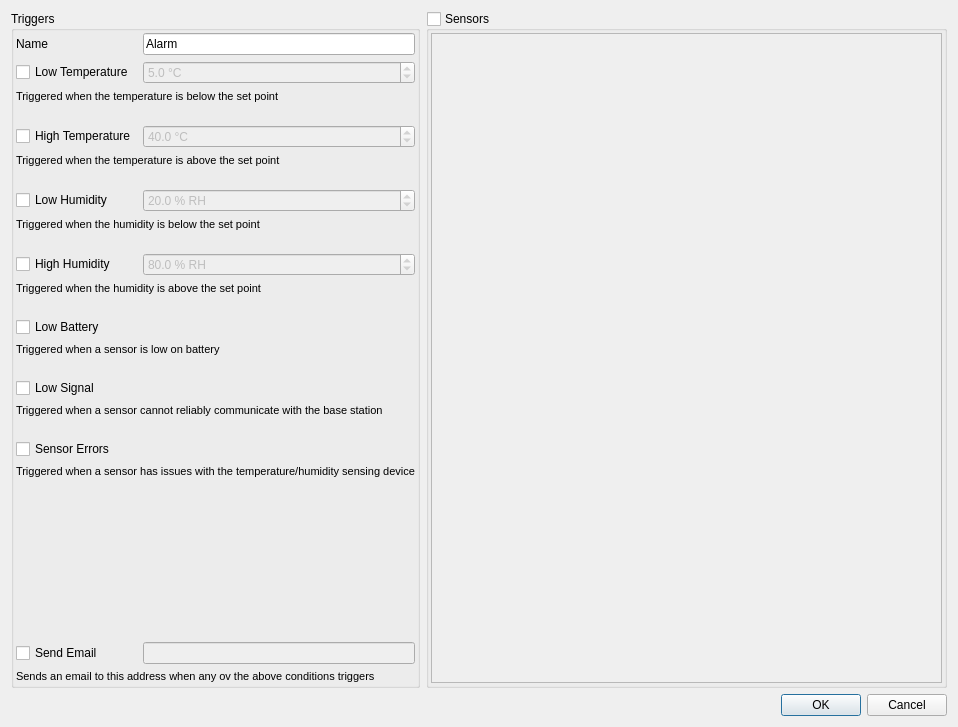
<?xml version="1.0" encoding="UTF-8"?>
<ui version="4.0">
 <class>NewAlarmDialog</class>
 <widget class="QDialog" name="NewAlarmDialog">
  <property name="geometry">
   <rect>
    <x>0</x>
    <y>0</y>
    <width>958</width>
    <height>727</height>
   </rect>
  </property>
  <property name="windowTitle">
   <string>New Alarm</string>
  </property>
  <layout class="QVBoxLayout" name="verticalLayout">
   <item>
    <widget class="QWidget" name="widget_3" native="true">
     <layout class="QHBoxLayout" name="horizontalLayout" stretch="0,100">
      <property name="leftMargin">
       <number>0</number>
      </property>
      <property name="topMargin">
       <number>0</number>
      </property>
      <property name="rightMargin">
       <number>0</number>
      </property>
      <property name="bottomMargin">
       <number>0</number>
      </property>
      <item>
       <widget class="QGroupBox" name="groupBox">
        <property name="title">
         <string>Triggers</string>
        </property>
        <layout class="QGridLayout" name="gridLayout">
         <property name="leftMargin">
          <number>2</number>
         </property>
         <property name="topMargin">
          <number>2</number>
         </property>
         <property name="rightMargin">
          <number>2</number>
         </property>
         <property name="bottomMargin">
          <number>2</number>
         </property>
         <item row="13" column="0">
          <widget class="QCheckBox" name="lowBatteryWatch">
           <property name="text">
            <string>Low Battery</string>
           </property>
           <property name="icon">
            <iconset resource="../res/res.qrc">
             <normaloff>:/icons/ui/battery-0.png</normaloff>:/icons/ui/battery-0.png</iconset>
           </property>
          </widget>
         </item>
         <item row="19" column="0">
          <widget class="QCheckBox" name="sensorErrorsWatch">
           <property name="text">
            <string>Sensor Errors</string>
           </property>
           <property name="icon">
            <iconset resource="../res/res.qrc">
             <normaloff>:/icons/ui/sensor-error.png</normaloff>:/icons/ui/sensor-error.png</iconset>
           </property>
          </widget>
         </item>
         <item row="23" column="0" colspan="2">
          <widget class="QLabel" name="label_9">
           <property name="font">
            <font>
             <pointsize>8</pointsize>
            </font>
           </property>
           <property name="text">
            <string>Sends an email to this address when any ov the above conditions triggers</string>
           </property>
          </widget>
         </item>
         <item row="9" column="0">
          <spacer name="verticalSpacer_4">
           <property name="orientation">
            <enum>Qt::Vertical</enum>
           </property>
           <property name="sizeType">
            <enum>QSizePolicy::Fixed</enum>
           </property>
           <property name="sizeHint" stdset="0">
            <size>
             <width>1</width>
             <height>16</height>
            </size>
           </property>
          </spacer>
         </item>
         <item row="1" column="1">
          <widget class="QDoubleSpinBox" name="lowTemperature">
           <property name="enabled">
            <bool>false</bool>
           </property>
           <property name="suffix">
            <string> °C</string>
           </property>
           <property name="decimals">
            <number>1</number>
           </property>
           <property name="minimum">
            <double>-50.000000000000000</double>
           </property>
           <property name="maximum">
            <double>200.000000000000000</double>
           </property>
           <property name="value">
            <double>5.000000000000000</double>
           </property>
          </widget>
         </item>
         <item row="11" column="0" colspan="2">
          <widget class="QLabel" name="label_5">
           <property name="font">
            <font>
             <pointsize>8</pointsize>
            </font>
           </property>
           <property name="text">
            <string>Triggered when the humidity is above the set point</string>
           </property>
          </widget>
         </item>
         <item row="4" column="0">
          <widget class="QCheckBox" name="highTemperatureWatch">
           <property name="text">
            <string>High Temperature</string>
           </property>
           <property name="icon">
            <iconset resource="../res/res.qrc">
             <normaloff>:/icons/ui/temperature.png</normaloff>:/icons/ui/temperature.png</iconset>
           </property>
          </widget>
         </item>
         <item row="18" column="0">
          <spacer name="verticalSpacer_7">
           <property name="orientation">
            <enum>Qt::Vertical</enum>
           </property>
           <property name="sizeType">
            <enum>QSizePolicy::Fixed</enum>
           </property>
           <property name="sizeHint" stdset="0">
            <size>
             <width>1</width>
             <height>16</height>
            </size>
           </property>
          </spacer>
         </item>
         <item row="6" column="0">
          <spacer name="verticalSpacer_3">
           <property name="orientation">
            <enum>Qt::Vertical</enum>
           </property>
           <property name="sizeType">
            <enum>QSizePolicy::Fixed</enum>
           </property>
           <property name="sizeHint" stdset="0">
            <size>
             <width>1</width>
             <height>16</height>
            </size>
           </property>
          </spacer>
         </item>
         <item row="17" column="0" colspan="2">
          <widget class="QLabel" name="label_7">
           <property name="font">
            <font>
             <pointsize>8</pointsize>
            </font>
           </property>
           <property name="text">
            <string>Triggered when a sensor cannot reliably communicate with the base station</string>
           </property>
          </widget>
         </item>
         <item row="10" column="1">
          <widget class="QDoubleSpinBox" name="highHumidity">
           <property name="enabled">
            <bool>false</bool>
           </property>
           <property name="suffix">
            <string> % RH</string>
           </property>
           <property name="decimals">
            <number>1</number>
           </property>
           <property name="value">
            <double>80.000000000000000</double>
           </property>
          </widget>
         </item>
         <item row="0" column="1">
          <widget class="QLineEdit" name="name">
           <property name="text">
            <string>Alarm</string>
           </property>
          </widget>
         </item>
         <item row="15" column="0">
          <spacer name="verticalSpacer_6">
           <property name="orientation">
            <enum>Qt::Vertical</enum>
           </property>
           <property name="sizeType">
            <enum>QSizePolicy::Fixed</enum>
           </property>
           <property name="sizeHint" stdset="0">
            <size>
             <width>1</width>
             <height>16</height>
            </size>
           </property>
          </spacer>
         </item>
         <item row="2" column="0" colspan="2">
          <widget class="QLabel" name="label_2">
           <property name="font">
            <font>
             <pointsize>8</pointsize>
            </font>
           </property>
           <property name="text">
            <string>Triggered when the temperature is below the set point</string>
           </property>
          </widget>
         </item>
         <item row="12" column="0">
          <spacer name="verticalSpacer_5">
           <property name="orientation">
            <enum>Qt::Vertical</enum>
           </property>
           <property name="sizeType">
            <enum>QSizePolicy::Fixed</enum>
           </property>
           <property name="sizeHint" stdset="0">
            <size>
             <width>1</width>
             <height>16</height>
            </size>
           </property>
          </spacer>
         </item>
         <item row="20" column="0" colspan="2">
          <widget class="QLabel" name="label_8">
           <property name="font">
            <font>
             <pointsize>8</pointsize>
            </font>
           </property>
           <property name="text">
            <string>Triggered when a sensor has issues with the temperature/humidity sensing device</string>
           </property>
          </widget>
         </item>
         <item row="3" column="0">
          <spacer name="verticalSpacer_2">
           <property name="orientation">
            <enum>Qt::Vertical</enum>
           </property>
           <property name="sizeType">
            <enum>QSizePolicy::Fixed</enum>
           </property>
           <property name="sizeHint" stdset="0">
            <size>
             <width>1</width>
             <height>16</height>
            </size>
           </property>
          </spacer>
         </item>
         <item row="14" column="0" colspan="2">
          <widget class="QLabel" name="label_6">
           <property name="font">
            <font>
             <pointsize>8</pointsize>
            </font>
           </property>
           <property name="text">
            <string>Triggered when a sensor is low on battery</string>
           </property>
          </widget>
         </item>
         <item row="8" column="0" colspan="2">
          <widget class="QLabel" name="label_4">
           <property name="font">
            <font>
             <pointsize>8</pointsize>
            </font>
           </property>
           <property name="text">
            <string>Triggered when the humidity is below the set point</string>
           </property>
          </widget>
         </item>
         <item row="7" column="0">
          <widget class="QCheckBox" name="lowHumidityWatch">
           <property name="text">
            <string>Low Humidity</string>
           </property>
           <property name="icon">
            <iconset resource="../res/res.qrc">
             <normaloff>:/icons/ui/humidity.png</normaloff>:/icons/ui/humidity.png</iconset>
           </property>
          </widget>
         </item>
         <item row="16" column="0">
          <widget class="QCheckBox" name="lowSignalWatch">
           <property name="text">
            <string>Low Signal</string>
           </property>
           <property name="icon">
            <iconset resource="../res/res.qrc">
             <normaloff>:/icons/ui/signal-0.png</normaloff>:/icons/ui/signal-0.png</iconset>
           </property>
          </widget>
         </item>
         <item row="21" column="0">
          <spacer name="verticalSpacer_8">
           <property name="orientation">
            <enum>Qt::Vertical</enum>
           </property>
           <property name="sizeHint" stdset="0">
            <size>
             <width>20</width>
             <height>40</height>
            </size>
           </property>
          </spacer>
         </item>
         <item row="1" column="0">
          <widget class="QCheckBox" name="lowTemperatureWatch">
           <property name="text">
            <string>Low Temperature</string>
           </property>
           <property name="icon">
            <iconset resource="../res/res.qrc">
             <normaloff>:/icons/ui/temperature.png</normaloff>:/icons/ui/temperature.png</iconset>
           </property>
          </widget>
         </item>
         <item row="10" column="0">
          <widget class="QCheckBox" name="highHumidityWatch">
           <property name="text">
            <string>High Humidity</string>
           </property>
           <property name="icon">
            <iconset resource="../res/res.qrc">
             <normaloff>:/icons/ui/humidity.png</normaloff>:/icons/ui/humidity.png</iconset>
           </property>
          </widget>
         </item>
         <item row="22" column="1">
          <widget class="QLineEdit" name="emailRecipient">
           <property name="enabled">
            <bool>false</bool>
           </property>
          </widget>
         </item>
         <item row="22" column="0">
          <widget class="QCheckBox" name="sendEmailAction">
           <property name="text">
            <string>Send Email</string>
           </property>
           <property name="icon">
            <iconset resource="../res/res.qrc">
             <normaloff>:/icons/ui/email.png</normaloff>:/icons/ui/email.png</iconset>
           </property>
          </widget>
         </item>
         <item row="4" column="1">
          <widget class="QDoubleSpinBox" name="highTemperature">
           <property name="enabled">
            <bool>false</bool>
           </property>
           <property name="suffix">
            <string> °C</string>
           </property>
           <property name="decimals">
            <number>1</number>
           </property>
           <property name="minimum">
            <double>-50.000000000000000</double>
           </property>
           <property name="maximum">
            <double>200.000000000000000</double>
           </property>
           <property name="value">
            <double>40.000000000000000</double>
           </property>
          </widget>
         </item>
         <item row="7" column="1">
          <widget class="QDoubleSpinBox" name="lowHumidity">
           <property name="enabled">
            <bool>false</bool>
           </property>
           <property name="suffix">
            <string> % RH</string>
           </property>
           <property name="decimals">
            <number>1</number>
           </property>
           <property name="maximum">
            <double>100.000000000000000</double>
           </property>
           <property name="value">
            <double>20.000000000000000</double>
           </property>
          </widget>
         </item>
         <item row="0" column="0">
          <widget class="QLabel" name="label">
           <property name="text">
            <string>Name</string>
           </property>
          </widget>
         </item>
         <item row="5" column="0" colspan="2">
          <widget class="QLabel" name="label_3">
           <property name="font">
            <font>
             <pointsize>8</pointsize>
            </font>
           </property>
           <property name="text">
            <string>Triggered when the temperature is above the set point</string>
           </property>
          </widget>
         </item>
        </layout>
       </widget>
      </item>
      <item>
       <widget class="QGroupBox" name="sensorGroup">
        <property name="title">
         <string>Sensors</string>
        </property>
        <property name="checkable">
         <bool>true</bool>
        </property>
        <property name="checked">
         <bool>false</bool>
        </property>
        <layout class="QVBoxLayout" name="verticalLayout_2" stretch="0">
         <property name="leftMargin">
          <number>2</number>
         </property>
         <property name="topMargin">
          <number>2</number>
         </property>
         <property name="rightMargin">
          <number>2</number>
         </property>
         <property name="bottomMargin">
          <number>2</number>
         </property>
         <item>
          <widget class="QTreeView" name="sensorList"/>
         </item>
        </layout>
       </widget>
      </item>
     </layout>
    </widget>
   </item>
   <item>
    <widget class="QDialogButtonBox" name="buttonBox">
     <property name="orientation">
      <enum>Qt::Horizontal</enum>
     </property>
     <property name="standardButtons">
      <set>QDialogButtonBox::Cancel|QDialogButtonBox::Ok</set>
     </property>
    </widget>
   </item>
  </layout>
 </widget>
 <resources>
  <include location="../res/res.qrc"/>
 </resources>
 <connections>
  <connection>
   <sender>buttonBox</sender>
   <signal>accepted()</signal>
   <receiver>NewAlarmDialog</receiver>
   <slot>accept()</slot>
   <hints>
    <hint type="sourcelabel">
     <x>266</x>
     <y>717</y>
    </hint>
    <hint type="destinationlabel">
     <x>157</x>
     <y>274</y>
    </hint>
   </hints>
  </connection>
  <connection>
   <sender>buttonBox</sender>
   <signal>rejected()</signal>
   <receiver>NewAlarmDialog</receiver>
   <slot>reject()</slot>
   <hints>
    <hint type="sourcelabel">
     <x>334</x>
     <y>717</y>
    </hint>
    <hint type="destinationlabel">
     <x>286</x>
     <y>274</y>
    </hint>
   </hints>
  </connection>
  <connection>
   <sender>lowTemperatureWatch</sender>
   <signal>toggled(bool)</signal>
   <receiver>lowTemperature</receiver>
   <slot>setEnabled(bool)</slot>
   <hints>
    <hint type="sourcelabel">
     <x>141</x>
     <y>90</y>
    </hint>
    <hint type="destinationlabel">
     <x>218</x>
     <y>88</y>
    </hint>
   </hints>
  </connection>
  <connection>
   <sender>highTemperatureWatch</sender>
   <signal>toggled(bool)</signal>
   <receiver>highTemperature</receiver>
   <slot>setEnabled(bool)</slot>
   <hints>
    <hint type="sourcelabel">
     <x>116</x>
     <y>168</y>
    </hint>
    <hint type="destinationlabel">
     <x>224</x>
     <y>168</y>
    </hint>
   </hints>
  </connection>
  <connection>
   <sender>lowHumidityWatch</sender>
   <signal>toggled(bool)</signal>
   <receiver>lowHumidity</receiver>
   <slot>setEnabled(bool)</slot>
   <hints>
    <hint type="sourcelabel">
     <x>148</x>
     <y>251</y>
    </hint>
    <hint type="destinationlabel">
     <x>214</x>
     <y>247</y>
    </hint>
   </hints>
  </connection>
  <connection>
   <sender>highHumidityWatch</sender>
   <signal>toggled(bool)</signal>
   <receiver>highHumidity</receiver>
   <slot>setEnabled(bool)</slot>
   <hints>
    <hint type="sourcelabel">
     <x>163</x>
     <y>327</y>
    </hint>
    <hint type="destinationlabel">
     <x>212</x>
     <y>326</y>
    </hint>
   </hints>
  </connection>
  <connection>
   <sender>sendEmailAction</sender>
   <signal>toggled(bool)</signal>
   <receiver>emailRecipient</receiver>
   <slot>setEnabled(bool)</slot>
   <hints>
    <hint type="sourcelabel">
     <x>124</x>
     <y>649</y>
    </hint>
    <hint type="destinationlabel">
     <x>226</x>
     <y>633</y>
    </hint>
   </hints>
  </connection>
 </connections>
</ui>
